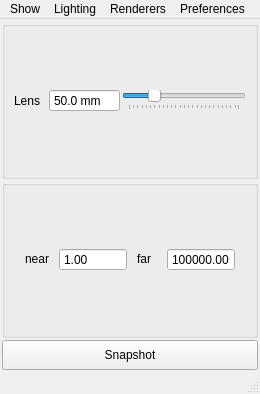
<?xml version="1.0" encoding="UTF-8"?>
<ui version="4.0">
 <class>SnapWindow</class>
 <widget class="QMainWindow" name="SnapWindow">
  <property name="windowModality">
   <enum>Qt::NonModal</enum>
  </property>
  <property name="geometry">
   <rect>
    <x>0</x>
    <y>0</y>
    <width>260</width>
    <height>394</height>
   </rect>
  </property>
  <property name="sizePolicy">
   <sizepolicy hsizetype="Minimum" vsizetype="Minimum">
    <horstretch>0</horstretch>
    <verstretch>0</verstretch>
   </sizepolicy>
  </property>
  <property name="minimumSize">
   <size>
    <width>260</width>
    <height>394</height>
   </size>
  </property>
  <property name="maximumSize">
   <size>
    <width>260</width>
    <height>394</height>
   </size>
  </property>
  <property name="windowTitle">
   <string>Snapshot</string>
  </property>
  <widget class="QWidget" name="centralwidget">
   <layout class="QVBoxLayout" name="cw_verticalLayout">
    <property name="spacing">
     <number>1</number>
    </property>
    <property name="margin">
     <number>2</number>
    </property>
    <item>
     <widget class="QGroupBox" name="horizontalGroupBox">
      <property name="autoFillBackground">
       <bool>false</bool>
      </property>
      <layout class="QHBoxLayout" name="l_horizontalLayout">
       <property name="spacing">
        <number>2</number>
       </property>
       <property name="leftMargin">
        <number>9</number>
       </property>
       <property name="topMargin">
        <number>2</number>
       </property>
       <property name="rightMargin">
        <number>9</number>
       </property>
       <property name="bottomMargin">
        <number>4</number>
       </property>
       <item>
        <widget class="QLabel" name="label">
         <property name="text">
          <string>Lens  </string>
         </property>
        </widget>
       </item>
       <item>
        <widget class="QDoubleSpinBox" name="doubleSpinBox">
         <property name="focusPolicy">
          <enum>Qt::StrongFocus</enum>
         </property>
         <property name="toolTip">
          <string>Input value to change snapshot camera focalLength</string>
         </property>
         <property name="frame">
          <bool>true</bool>
         </property>
         <property name="buttonSymbols">
          <enum>QAbstractSpinBox::NoButtons</enum>
         </property>
         <property name="prefix">
          <string/>
         </property>
         <property name="suffix">
          <string> mm</string>
         </property>
         <property name="decimals">
          <number>1</number>
         </property>
         <property name="minimum">
          <double>2.500000000000000</double>
         </property>
         <property name="maximum">
          <double>1000.000000000000000</double>
         </property>
         <property name="value">
          <double>50.000000000000000</double>
         </property>
        </widget>
       </item>
       <item>
        <widget class="QSlider" name="horizontalSlider">
         <property name="toolTip">
          <string>Slide to change snapshot camera focalLength</string>
         </property>
         <property name="minimum">
          <number>21</number>
         </property>
         <property name="maximum">
          <number>150</number>
         </property>
         <property name="value">
          <number>50</number>
         </property>
         <property name="orientation">
          <enum>Qt::Horizontal</enum>
         </property>
         <property name="tickPosition">
          <enum>QSlider::TicksBelow</enum>
         </property>
         <property name="tickInterval">
          <number>5</number>
         </property>
        </widget>
       </item>
      </layout>
     </widget>
    </item>
    <item>
     <widget class="QGroupBox" name="clip_groupBox">
      <property name="sizePolicy">
       <sizepolicy hsizetype="Preferred" vsizetype="Preferred">
        <horstretch>0</horstretch>
        <verstretch>0</verstretch>
       </sizepolicy>
      </property>
      <property name="title">
       <string/>
      </property>
      <layout class="QHBoxLayout" name="horizontalLayout">
       <property name="spacing">
        <number>10</number>
       </property>
       <property name="leftMargin">
        <number>20</number>
       </property>
       <property name="topMargin">
        <number>2</number>
       </property>
       <property name="rightMargin">
        <number>20</number>
       </property>
       <property name="bottomMargin">
        <number>4</number>
       </property>
       <item>
        <widget class="QLabel" name="near_label">
         <property name="sizePolicy">
          <sizepolicy hsizetype="Preferred" vsizetype="Fixed">
           <horstretch>0</horstretch>
           <verstretch>0</verstretch>
          </sizepolicy>
         </property>
         <property name="text">
          <string>near</string>
         </property>
        </widget>
       </item>
       <item>
        <widget class="QDoubleSpinBox" name="near_doubleSpinBox">
         <property name="buttonSymbols">
          <enum>QAbstractSpinBox::NoButtons</enum>
         </property>
         <property name="minimum">
          <double>1.000000000000000</double>
         </property>
         <property name="maximum">
          <double>99999999.000000000000000</double>
         </property>
         <property name="value">
          <double>1.000000000000000</double>
         </property>
        </widget>
       </item>
       <item>
        <widget class="QLabel" name="far_label">
         <property name="sizePolicy">
          <sizepolicy hsizetype="Preferred" vsizetype="Fixed">
           <horstretch>0</horstretch>
           <verstretch>0</verstretch>
          </sizepolicy>
         </property>
         <property name="text">
          <string>far</string>
         </property>
        </widget>
       </item>
       <item>
        <widget class="QDoubleSpinBox" name="far_doubleSpinBox">
         <property name="frame">
          <bool>true</bool>
         </property>
         <property name="buttonSymbols">
          <enum>QAbstractSpinBox::NoButtons</enum>
         </property>
         <property name="suffix">
          <string/>
         </property>
         <property name="minimum">
          <double>1.000000000000000</double>
         </property>
         <property name="maximum">
          <double>100000000.000000000000000</double>
         </property>
         <property name="value">
          <double>100000.000000000000000</double>
         </property>
        </widget>
       </item>
      </layout>
     </widget>
    </item>
    <item>
     <widget class="QFrame" name="frame">
      <property name="sizePolicy">
       <sizepolicy hsizetype="Fixed" vsizetype="Fixed">
        <horstretch>0</horstretch>
        <verstretch>0</verstretch>
       </sizepolicy>
      </property>
      <property name="minimumSize">
       <size>
        <width>256</width>
        <height>256</height>
       </size>
      </property>
      <property name="maximumSize">
       <size>
        <width>256</width>
        <height>256</height>
       </size>
      </property>
      <property name="focusPolicy">
       <enum>Qt::StrongFocus</enum>
      </property>
      <property name="frameShape">
       <enum>QFrame::NoFrame</enum>
      </property>
      <layout class="QVBoxLayout" name="frame_verticalLayout">
       <property name="spacing">
        <number>0</number>
       </property>
       <property name="sizeConstraint">
        <enum>QLayout::SetFixedSize</enum>
       </property>
       <property name="margin">
        <number>0</number>
       </property>
      </layout>
     </widget>
    </item>
    <item>
     <widget class="QPushButton" name="pushButton">
      <property name="minimumSize">
       <size>
        <width>0</width>
        <height>30</height>
       </size>
      </property>
      <property name="statusTip">
       <string>Create snapshot</string>
      </property>
      <property name="text">
       <string>Snapshot</string>
      </property>
     </widget>
    </item>
   </layout>
  </widget>
  <widget class="QMenuBar" name="menubar">
   <property name="geometry">
    <rect>
     <x>0</x>
     <y>0</y>
     <width>260</width>
     <height>21</height>
    </rect>
   </property>
   <widget class="QMenu" name="menuShow">
    <property name="title">
     <string>Show</string>
    </property>
    <addaction name="separator"/>
    <addaction name="actionAll"/>
    <addaction name="actionNone"/>
    <addaction name="separator"/>
    <addaction name="actionNURBS_Curves"/>
    <addaction name="actionNURBS_Surfaces"/>
    <addaction name="actionPolygons"/>
    <addaction name="actionSubdiv_Surfaces"/>
    <addaction name="actionPlanes"/>
    <addaction name="actionLights"/>
    <addaction name="actionCameras"/>
    <addaction name="actionJoints"/>
    <addaction name="actionIK_Handles"/>
    <addaction name="actionDeformers"/>
    <addaction name="actionFluids"/>
    <addaction name="actionHair_Systems"/>
    <addaction name="actionFollicles"/>
    <addaction name="actionNCloths"/>
    <addaction name="actionNParticles"/>
    <addaction name="actionNRigids"/>
    <addaction name="actionDynamic_Constraints"/>
    <addaction name="actionLocators"/>
    <addaction name="actionDimensions"/>
    <addaction name="actionPivots"/>
    <addaction name="actionHandles"/>
    <addaction name="actionTextures"/>
    <addaction name="actionStrokes"/>
    <addaction name="actionMotionTrails"/>
    <addaction name="actionManipulators"/>
    <addaction name="separator"/>
    <addaction name="actionNURBS_CVs"/>
    <addaction name="actionNURBS_Hulls"/>
    <addaction name="actionGrid"/>
    <addaction name="actionHUD"/>
    <addaction name="actionSelection_Highlighting"/>
   </widget>
   <widget class="QMenu" name="menuRenderers">
    <property name="title">
     <string>Renderers</string>
    </property>
    <addaction name="actionDefault_Quality_Rendering"/>
    <addaction name="actionHigh_Quality_Rendering"/>
    <addaction name="actionViewport_2_0"/>
   </widget>
   <widget class="QMenu" name="menuPreferences">
    <property name="title">
     <string>Preferences</string>
    </property>
    <addaction name="actionShow_Lens"/>
    <addaction name="actionShow_Clip_Plane"/>
    <addaction name="separator"/>
   </widget>
   <widget class="QMenu" name="menuLighting">
    <property name="title">
     <string>Lighting</string>
    </property>
    <addaction name="actionUse_Default_Lighting"/>
    <addaction name="actionUse_Selected_Lights"/>
    <addaction name="actionUse_All_Lights"/>
    <addaction name="separator"/>
    <addaction name="actionTwo_Sided_Lighting"/>
    <addaction name="actionShadows"/>
   </widget>
   <addaction name="menuShow"/>
   <addaction name="menuLighting"/>
   <addaction name="menuRenderers"/>
   <addaction name="menuPreferences"/>
  </widget>
  <widget class="QStatusBar" name="statusbar"/>
  <action name="actionAll">
   <property name="text">
    <string>All</string>
   </property>
   <property name="modifier" stdset="0">
    <string>alo</string>
   </property>
   <property name="value" stdset="0">
    <bool>true</bool>
   </property>
  </action>
  <action name="actionNone">
   <property name="text">
    <string>None</string>
   </property>
   <property name="modifier" stdset="0">
    <string>alo</string>
   </property>
   <property name="value" stdset="0">
    <bool>false</bool>
   </property>
  </action>
  <action name="actionNURBS_Curves">
   <property name="checkable">
    <bool>true</bool>
   </property>
   <property name="text">
    <string>NURBS Curves</string>
   </property>
   <property name="modifier" stdset="0">
    <string>nc</string>
   </property>
  </action>
  <action name="actionNURBS_Surfaces">
   <property name="checkable">
    <bool>true</bool>
   </property>
   <property name="checked">
    <bool>true</bool>
   </property>
   <property name="text">
    <string>NURBS Surfaces</string>
   </property>
   <property name="modifier" stdset="0">
    <string>ns</string>
   </property>
  </action>
  <action name="actionPolygons">
   <property name="checkable">
    <bool>true</bool>
   </property>
   <property name="checked">
    <bool>true</bool>
   </property>
   <property name="text">
    <string>Polygons</string>
   </property>
   <property name="modifier" stdset="0">
    <string>pm</string>
   </property>
  </action>
  <action name="actionSubdiv_Surfaces">
   <property name="checkable">
    <bool>true</bool>
   </property>
   <property name="text">
    <string>Subdiv Surfaces</string>
   </property>
   <property name="modifier" stdset="0">
    <string>sds</string>
   </property>
  </action>
  <action name="actionPlanes">
   <property name="checkable">
    <bool>true</bool>
   </property>
   <property name="text">
    <string>Planes</string>
   </property>
   <property name="modifier" stdset="0">
    <string>pl</string>
   </property>
  </action>
  <action name="actionLights">
   <property name="checkable">
    <bool>true</bool>
   </property>
   <property name="text">
    <string>Lights</string>
   </property>
   <property name="modifier" stdset="0">
    <string>lt</string>
   </property>
  </action>
  <action name="actionCameras">
   <property name="checkable">
    <bool>true</bool>
   </property>
   <property name="text">
    <string>Cameras</string>
   </property>
   <property name="modifier" stdset="0">
    <string>ca</string>
   </property>
  </action>
  <action name="actionJoints">
   <property name="checkable">
    <bool>true</bool>
   </property>
   <property name="text">
    <string>Joints</string>
   </property>
   <property name="modifier" stdset="0">
    <string>j</string>
   </property>
  </action>
  <action name="actionIK_Handles">
   <property name="checkable">
    <bool>true</bool>
   </property>
   <property name="text">
    <string>IK Handles</string>
   </property>
   <property name="modifier" stdset="0">
    <string>ikh</string>
   </property>
  </action>
  <action name="actionDeformers">
   <property name="checkable">
    <bool>true</bool>
   </property>
   <property name="text">
    <string>Deformers</string>
   </property>
   <property name="modifier" stdset="0">
    <string>df</string>
   </property>
  </action>
  <action name="actionFluids">
   <property name="checkable">
    <bool>true</bool>
   </property>
   <property name="text">
    <string>Fluids</string>
   </property>
   <property name="modifier" stdset="0">
    <string>fl</string>
   </property>
  </action>
  <action name="actionHair_Systems">
   <property name="checkable">
    <bool>true</bool>
   </property>
   <property name="text">
    <string>Hair Systems</string>
   </property>
   <property name="modifier" stdset="0">
    <string>hs</string>
   </property>
  </action>
  <action name="actionFollicles">
   <property name="checkable">
    <bool>true</bool>
   </property>
   <property name="text">
    <string>Follicles</string>
   </property>
   <property name="modifier" stdset="0">
    <string>fo</string>
   </property>
  </action>
  <action name="actionNCloths">
   <property name="checkable">
    <bool>true</bool>
   </property>
   <property name="text">
    <string>nCloths</string>
   </property>
   <property name="modifier" stdset="0">
    <string>ncl</string>
   </property>
  </action>
  <action name="actionNParticles">
   <property name="checkable">
    <bool>true</bool>
   </property>
   <property name="text">
    <string>nParticles</string>
   </property>
   <property name="modifier" stdset="0">
    <string>npa</string>
   </property>
  </action>
  <action name="actionNRigids">
   <property name="checkable">
    <bool>true</bool>
   </property>
   <property name="text">
    <string>nRigids</string>
   </property>
   <property name="modifier" stdset="0">
    <string>nr</string>
   </property>
  </action>
  <action name="actionDynamic_Constraints">
   <property name="checkable">
    <bool>true</bool>
   </property>
   <property name="text">
    <string>Dynamic Constraints</string>
   </property>
   <property name="modifier" stdset="0">
    <string>dc</string>
   </property>
  </action>
  <action name="actionLocators">
   <property name="checkable">
    <bool>true</bool>
   </property>
   <property name="text">
    <string>Locators</string>
   </property>
   <property name="modifier" stdset="0">
    <string>lc</string>
   </property>
  </action>
  <action name="actionDimensions">
   <property name="checkable">
    <bool>true</bool>
   </property>
   <property name="text">
    <string>Dimensions</string>
   </property>
   <property name="modifier" stdset="0">
    <string>dim</string>
   </property>
  </action>
  <action name="actionPivots">
   <property name="checkable">
    <bool>true</bool>
   </property>
   <property name="text">
    <string>Pivots</string>
   </property>
   <property name="modifier" stdset="0">
    <string>pv</string>
   </property>
  </action>
  <action name="actionHandles">
   <property name="checkable">
    <bool>true</bool>
   </property>
   <property name="text">
    <string>Handles</string>
   </property>
   <property name="modifier" stdset="0">
    <string>ha</string>
   </property>
  </action>
  <action name="actionTextures">
   <property name="checkable">
    <bool>true</bool>
   </property>
   <property name="text">
    <string>Textures</string>
   </property>
   <property name="modifier" stdset="0">
    <string>tx</string>
   </property>
  </action>
  <action name="actionStrokes">
   <property name="checkable">
    <bool>true</bool>
   </property>
   <property name="text">
    <string>Strokes</string>
   </property>
   <property name="modifier" stdset="0">
    <string>str</string>
   </property>
  </action>
  <action name="actionMotionTrails">
   <property name="checkable">
    <bool>true</bool>
   </property>
   <property name="text">
    <string>MotionTrails</string>
   </property>
   <property name="modifier" stdset="0">
    <string/>
   </property>
  </action>
  <action name="actionManipulators">
   <property name="checkable">
    <bool>true</bool>
   </property>
   <property name="text">
    <string>Manipulators</string>
   </property>
   <property name="modifier" stdset="0">
    <string>m</string>
   </property>
  </action>
  <action name="actionNURBS_CVs">
   <property name="checkable">
    <bool>true</bool>
   </property>
   <property name="text">
    <string>NURBS CVs</string>
   </property>
   <property name="modifier" stdset="0">
    <string>cv</string>
   </property>
  </action>
  <action name="actionNURBS_Hulls">
   <property name="checkable">
    <bool>true</bool>
   </property>
   <property name="text">
    <string>NURBS Hulls</string>
   </property>
   <property name="modifier" stdset="0">
    <string>hu</string>
   </property>
  </action>
  <action name="actionGrid">
   <property name="checkable">
    <bool>true</bool>
   </property>
   <property name="text">
    <string>Grid</string>
   </property>
   <property name="modifier" stdset="0">
    <string>gr</string>
   </property>
  </action>
  <action name="actionHUD">
   <property name="checkable">
    <bool>true</bool>
   </property>
   <property name="text">
    <string>HUD</string>
   </property>
   <property name="modifier" stdset="0">
    <string>hud</string>
   </property>
  </action>
  <action name="actionSelection_Highlighting">
   <property name="checkable">
    <bool>true</bool>
   </property>
   <property name="text">
    <string>Selection Highlighting</string>
   </property>
   <property name="modifier" stdset="0">
    <string>sel</string>
   </property>
  </action>
  <action name="actionDefault_Quality_Rendering">
   <property name="checkable">
    <bool>true</bool>
   </property>
   <property name="checked">
    <bool>true</bool>
   </property>
   <property name="text">
    <string>Default Quality Rendering</string>
   </property>
   <property name="value" stdset="0">
    <string>base_OpenGL_Renderer</string>
   </property>
  </action>
  <action name="actionHigh_Quality_Rendering">
   <property name="checkable">
    <bool>true</bool>
   </property>
   <property name="text">
    <string>High Quality Rendering</string>
   </property>
   <property name="visible">
    <bool>true</bool>
   </property>
   <property name="value" stdset="0">
    <string>hwRender_OpenGL_Renderer</string>
   </property>
  </action>
  <action name="actionViewport_2_0">
   <property name="checkable">
    <bool>true</bool>
   </property>
   <property name="text">
    <string>Viewport 2.0</string>
   </property>
   <property name="value" stdset="0">
    <string>ogsRenderer</string>
   </property>
  </action>
  <action name="actionShow_Lens">
   <property name="checkable">
    <bool>true</bool>
   </property>
   <property name="checked">
    <bool>true</bool>
   </property>
   <property name="text">
    <string>Show Lens</string>
   </property>
  </action>
  <action name="actionShow_Clip_Plane">
   <property name="checkable">
    <bool>true</bool>
   </property>
   <property name="text">
    <string>Show Clip Plane</string>
   </property>
  </action>
  <action name="actionUse_Default_Lighting">
   <property name="checkable">
    <bool>true</bool>
   </property>
   <property name="checked">
    <bool>true</bool>
   </property>
   <property name="text">
    <string>Use Default Lighting</string>
   </property>
   <property name="value" stdset="0">
    <string>default</string>
   </property>
  </action>
  <action name="actionUse_All_Lights">
   <property name="checkable">
    <bool>true</bool>
   </property>
   <property name="text">
    <string>Use All Lights</string>
   </property>
   <property name="value" stdset="0">
    <string>all</string>
   </property>
  </action>
  <action name="actionTwo_Sided_Lighting">
   <property name="checkable">
    <bool>true</bool>
   </property>
   <property name="text">
    <string>Two-Sided Lighting</string>
   </property>
   <property name="modifier" stdset="0">
    <string>tsl</string>
   </property>
  </action>
  <action name="actionShadows">
   <property name="checkable">
    <bool>true</bool>
   </property>
   <property name="text">
    <string>Shadows</string>
   </property>
   <property name="modifier" stdset="0">
    <string>sdw</string>
   </property>
  </action>
  <action name="actionUse_Selected_Lights">
   <property name="checkable">
    <bool>true</bool>
   </property>
   <property name="text">
    <string>Use Selected Lights</string>
   </property>
   <property name="value" stdset="0">
    <string>selected</string>
   </property>
  </action>
 </widget>
 <resources/>
 <connections/>
</ui>
